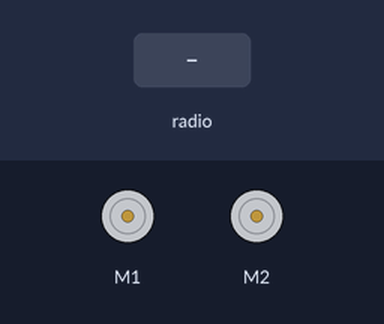
Bench run of a program on a simulated BBC micro:bit (MakeCode). Shown: 2 × DC motor (green arrow = forward, orange = backward, longer = faster). The inputs (shaded band) are chosen by the test bench.

Above: at 2.2 s.
2.3 s: radio message "1" arrives
At 2.9 s:
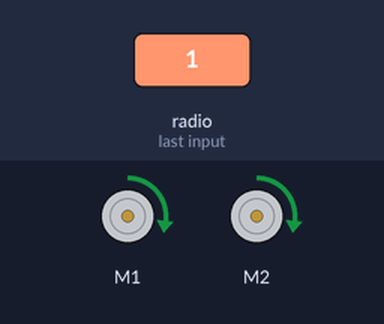
3.8 s: radio message "2" arrives
At 5.0 s:
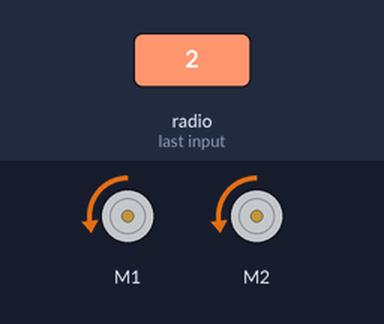
5.3 s: radio message "3" arrives
At 6.4 s:
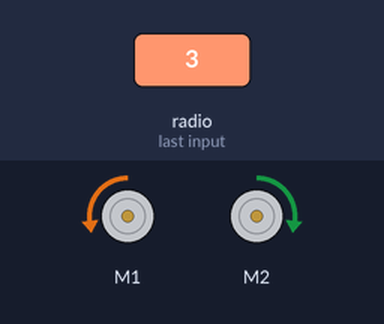
6.8 s: radio message "4" arrives
At 7.5 s:
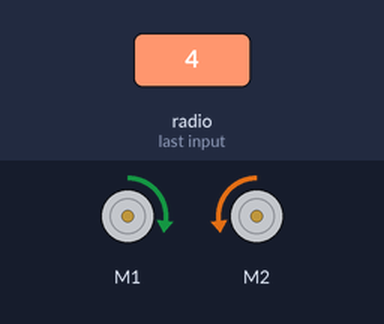
Timing chart, 0 to 9.3 s (numbered marks = the images above; inputs shaded):
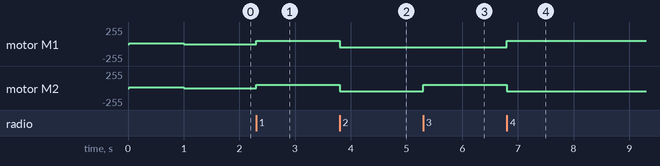

Measured:
- after the input at 2.3 s, motor M1, motor M2: stopped → forward 50/255 at once
- after the input at 3.8 s, motor M1, motor M2: forward 50/255 → backward 50/255 at once
- after the input at 5.3 s, motor M2: backward 50/255 → forward 50/255 at once
- after the input at 6.8 s, motor M1: backward 50/255 → forward 50/255 at once; motor M2: forward 50/255 → backward 50/255 at once

The program:

main.ts
```typescript
radio.onReceivedNumber(function (receivedNumber) {
    if (receivedNumber == 1) {
        maqueen.motorRun(maqueen.Motors.All, maqueen.Dir.CW, 50)
    } else if (receivedNumber == 2) {
        maqueen.motorRun(maqueen.Motors.All, maqueen.Dir.CCW, 50)
    } else if (receivedNumber == 3) {
        maqueen.motorRun(maqueen.Motors.M2, maqueen.Dir.CW, 50)
        maqueen.motorRun(maqueen.Motors.M1, maqueen.Dir.CCW, 50)
    } else if (receivedNumber == 4) {
        maqueen.motorRun(maqueen.Motors.M2, maqueen.Dir.CCW, 50)
        maqueen.motorRun(maqueen.Motors.M1, maqueen.Dir.CW, 50)
    }
})
radio.setGroup(1)
maqueen.motorRun(maqueen.Motors.All, maqueen.Dir.CW, 10)
basic.pause(1000)
maqueen.motorStop(maqueen.Motors.All)
```

test.ts
```typescript
// 在這裡測試；當此封包作為擴充功能時，將不會編譯此內容。
```
